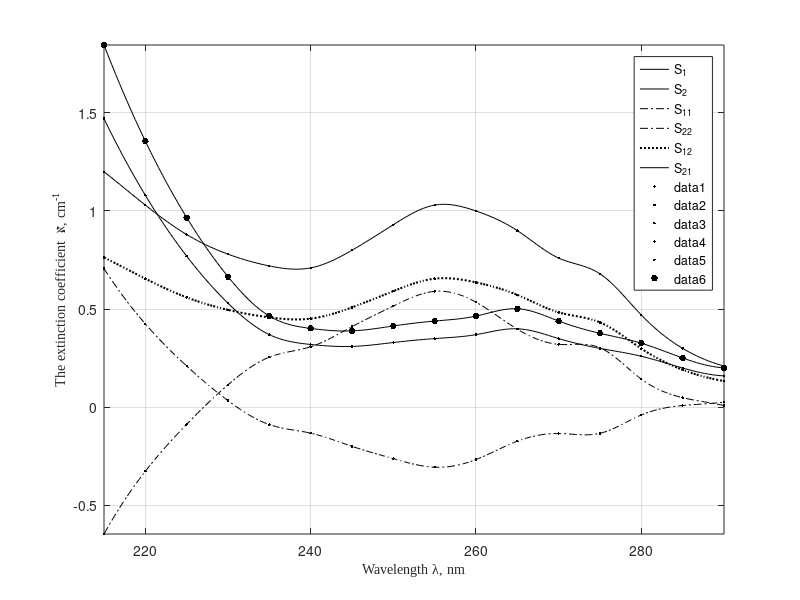

Source code (MATLAB):
clc;
% close all;
clear all;

N1 = 16;
x = 215:5:290;
S1 = [1.47 1.08 .77 .53  .37 .32 .31 .33  .35 .37 .4  .35  .3 .26 .2 .16];
S2 = [1.2 1.03 .88 .78  .72 .71 .8 .93  1.03 1  .9 .76  .68 .47 .3 .21];

% P11 = zeros(1,11);
% for sigma = 0:0.1:1
%     right = 0;
%     for i = 1:1:100
% 
%         noise = sigma*randn(1,N1);

ps1 = sqrt(S1*S1');     % length of S1
ps2 = sqrt(S2*S2');     %           S2

e1 = S1/ps1;            % orth of S1
e2 = S2/ps2;            %         S2

ps12 = S1*e2';          % length of projection of S1 on e2
ps21 = S2*e1';          %                         S2    e1

S12 = ps12*e2;          % projection of S1 on e2
S21 = ps21*e1;          %               S2    e1

S11 = S1 - S12;         % exclusive component of S1
S22 = S2 - S21;         %                        S2

ps11 = sqrt(S11*S11');  % length of S11
ps22 = sqrt(S22*S22');  %           S22

% figure,plot(x,S1,'r',x,S2,'b',x,S11,'--r',x,S22,'--b',x,S12,'-.r',x,S21,'-.b')
% legend('S1','S2','S11','S22','S12','S21'),grid on,axis tight

xi = linspace(x(1),x(end),160);
S1i = spline(x,S1,xi);
S2i = spline(x,S2,xi);
S11i = spline(x,S11,xi);
S22i = spline(x,S22,xi);
S12i = spline(x,S12,xi);
S21i = spline(x,S21,xi);

figure('Color','w')
plot(xi,S1i,'k',xi,S2i,'k',xi,S11i,'-.k',xi,S22i,'-.k',xi,S12i,':k','LineWidth',1.5),hold on,plot(xi,S21i,'k')
legend('S_1','S_2','S_1_1','S_2_2','S_1_2','S_2_1'),grid on,axis tight
hold on,plot(x,S1,'.k',x,S2,'.k',x,S11,'.k',x,S22,'.k',x,S12,'.k',x,S21,'.k','MarkerSize',15)
xlabel('Wavelength \lambda, nm','FontName','Times New Roman','FontSize',10)
ylabel('The extinction coefficient  \aleph, cm^-^1','FontName','Times New Roman','FontSize',10)


% pe(1,1) = ps11/ps1;
% pe(1,2) = ps12/ps1;
% pe(2,1) = ps21/ps2;
% pe(2,2) = ps22/ps2;
% 
% dS = S2 - S1;
% beta = 0.2;
% x = S1 + beta*dS;
% teta = 0.8;
% x = teta*x + noise;
% 
% px = sqrt(x*x');
% ex = x/px;
% 
% pex = zeros(2);
% pex(1,2) = sqrt(ex*e2');
% pex(1,1) = sqrt( (ex - pex(1,2)*e2)*(ex - pex(1,2)*e2)' );
% pex(2,1) = sqrt(ex*e1');
% pex(2,2) = sqrt( (ex - pex(2,1)*e1)*(ex - pex(2,1)*e1)' );
% 
% r = 0.5*(1 - abs(pe - pex)/2);
% 
% rr1 = sum(r(1,:));
% rr2 = sum(r(2,:));
% 
% if rr1 >= rr2
% %             right = right+1;
%     disp('S1')
% else
%     disp('S2')
% end
% 
%     end
%     P11(sigma*10+1) = right/100;
% end
% 
% figure,plot(P11)
% S1_1 = S1 - S1_11;
% S2_1 = S2 - S2_11;
% 
% disp(S1_1*S1_11')
% disp(S2_1*S2_11')
% 
% figure,plot(1:N1,S1,1:N1,S1_1,'g',1:N1,S1_11,'r'),axis([1 16 -1 2]),grid
% figure,plot(1:N1,S2,1:N1,S2_1,'g',1:N1,S2_11,'r'),axis([1 16 -1 2]),grid
